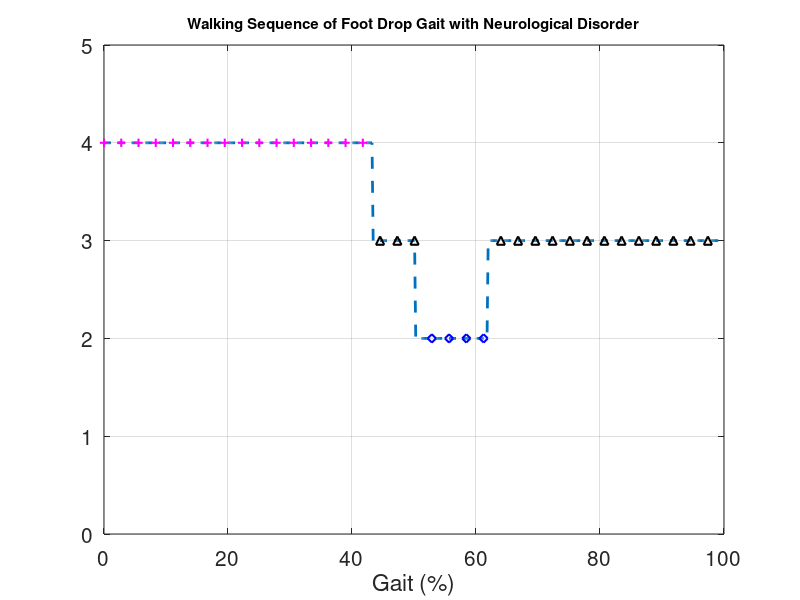

The MATLAB source for this figure:
%%
% [MatFile,MatFolder] = ...
%     uigetfile('*.mat','Pick the file');
% load([MatFolder filesep MatFile]);
clear all;
load('Gait_001U1309U14.mat');

%%
lf(1) = 0.08; lf(2) = 0.12; lf(3) = 0.10;
Alpha(1) = 1.22; Alpha(2) = 2.44;

heel_right(:,1) = x(:,8) - lf(2)*cos(Alpha(1)-theta(:,8));
heel_right(:,2) = y(:,8) - lf(2)*sin(Alpha(1)-theta(:,8));

heel_left(:,1) = x(:,7) - lf(2)*cos(Alpha(1)-theta(:,7));
heel_left(:,2) = y(:,7) - lf(2)*sin(Alpha(1)-theta(:,7));

toe_right(:,1) = x(:,8) + lf(3)*cos(Alpha(2)+theta(:,8)-pi);
toe_right(:,2) = y(:,8) - lf(3)*sin(Alpha(2)+theta(:,8)-pi);

toe_left(:,1) = x(:,7) + lf(3)*cos(Alpha(2)+theta(:,7)-pi);
toe_left(:,2) = y(:,7) - lf(3)*sin(Alpha(2)+theta(:,7)-pi);

%%
figure(1);
set(gcf,'Position',[100,0,800,500]);

% subplot(3,1,1)

GroundPosition = 0;

StartNum = SgStartNum(2,1);
EndNum = SgStartNum(2,2)-1;
% StartNum = SgStartNum(2,1);
% EndNum = SgStartNum(2,2);
StepNum = EndNum - StartNum + 1;

for ii = StartNum : 1 : EndNum
    if (toe_right(ii,2)>GroundPosition) && (heel_right(ii,2)>GroundPosition)
        StanceSeq(ii-StartNum+1) = 4;
%         scatter(ii,4,'m','+');
    elseif (toe_right(ii,2)<=GroundPosition) && (heel_right(ii,2)>GroundPosition)
        StanceSeq(ii-StartNum+1) = 3;
%         scatter(ii,3,'k','^');
    elseif (toe_right(ii,2)<=GroundPosition) && (heel_right(ii,2)<=GroundPosition)
        StanceSeq(ii-StartNum+1) = 2;
%         scatter(ii,2,'b','d');
    elseif (toe_right(ii,2)>GroundPosition) && (heel_right(ii,2)<=GroundPosition)
        StanceSeq(ii-StartNum+1) = 1;
%         scatter(ii,1,'r','o');
    end
end

figure(1);
plot(linspace(0,100,StepNum),StanceSeq,'--','LineWidth',2);
hold on;
for ii = StartNum : 15 : EndNum
    if StanceSeq(ii-StartNum+1) == 2
        scatter((ii-StartNum)*100/(EndNum-StartNum),2,'b','d','DisplayName','Flat Foot','LineWidth',1.5);
    elseif StanceSeq(ii-StartNum+1) == 3
        scatter((ii-StartNum)*100/(EndNum-StartNum),3,'k','^','DisplayName','Heel Off','LineWidth',1.5);
    elseif StanceSeq(ii-StartNum+1) == 4
        scatter((ii-StartNum)*100/(EndNum-StartNum),4,'m','+','DisplayName','Swing','LineWidth',1.5);
    end 
end
hold on;
for ii = StartNum : 1 : EndNum
    if StanceSeq(ii-StartNum+1) == 1
    scatter((ii-StartNum)*100/(EndNum-StartNum),1,'r','o','DisplayName','Heel Strike','LineWidth',1.5);
    end
end
hold off;
% legend('HeelStrike','Flat Foot','Heel Off','Swing')
grid on;
ylim([0 5]);
xlabel('Gait (%)');
set(gca,'FontSize',15);
% title('\fontsize{15}Walking Sequence of Normal Gait');
% title('\fontsize{15}Walking Sequence of Foot Drop Gait with Disabled T_{m17}');
title('\fontsize{15}Walking Sequence of Foot Drop Gait with Neurological Disorder');
% title('\fontsize{15}Walking Sequence of Foot Drop Gait with Disabled T_{m17} and Additional Torque');
% clear;
%%
% suptitle('\fontsize{12}Walking Sequence of Foot Drop Gait with Neurological Disorder');
print -djpeg -r600 WalkingSeqU